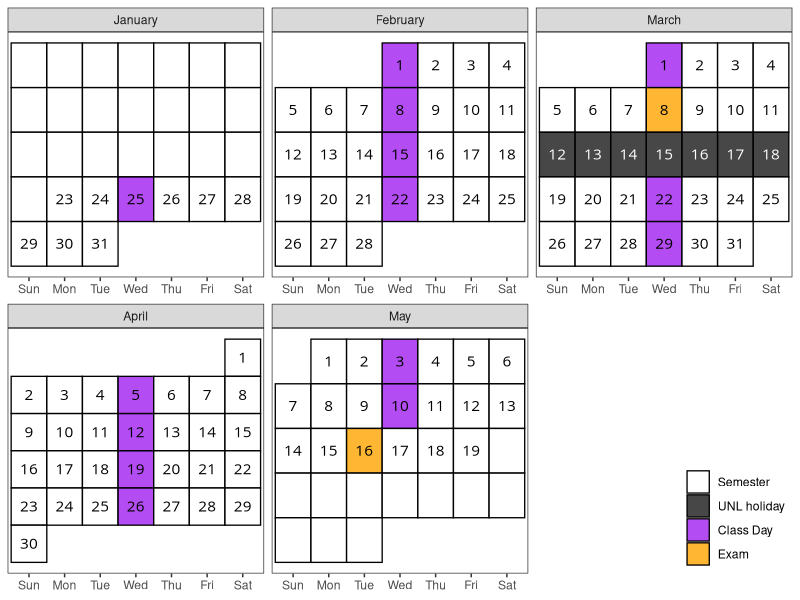

Reproduce this figure in R.
## ---- chunk 1
# knitr::opts_chunk$set(cache=FALSE, dev='pdf')
knitr::opts_chunk$set(cache=F,
                      fig.path = 'figs/',
                      cache.path='cache/',
                      warning=F,
                      message=F)

knitr::opts_chunk$set(
                  fig.process = function(x) {
                      x2 = sub('-\\d+([.][a-z]+)$', '\\1', x)
                      if (file.rename(x, x2)) x2 else x
                      }
                  )

library(tidyverse)
library(lubridate)

# Create a calendar for your syllabus ----
# Source: http://svmiller.com/blog/2020/08/a-ggplot-calendar-for-your-semester/

# 1) what is the first Monday of the semester?
# Any number of ways to identify dates in R, but we'll use {lubridate} and the ymd() function here.
# Format: YYYYMMDD. In this example, 4 January 2022.

# Weekday(s) of class
class_wdays <- c("Wed")

# Spring Break was 13 March 2022 to 20 March 2022.
not_here_dates <- c(
  # ymd("20220117"),
  # Spring Break
  seq(ymd(20230312),ymd(20230318), by=1))

# You can adjust this as you see fit. Basically: add assignment types (e.g. papers, quizzes).
# My intro class was fairly simple: just exams.
exam_dates <- c(ymd(20230308), ymd(20230516))

# What are the full dates of the semester? Here, I'll exclude exam week as I like to do.
# In this case: 6 January to 23 April
semester_dates <- seq(ymd(20230123), ymd(20230519), by=1)

exam_week <- seq(ymd(20230515), ymd(20230519), by = 1)

# Custom function for treating the first day of the month as the first week 
# of the month up until the first Sunday (unless Sunday was the start of the month)
wom <- function(date) {
    first <- wday(as.Date(paste(year(date),month(date),1,sep="-")))
    return((mday(date)+(first-2)) %/% 7+1)
  }

# Create a data frame of dates, assign to Cal
Cal <- tibble(date = seq(ymd(20230101), ymd(20230530), by=1))  %>%
  mutate(mon = lubridate::month(date, label=T, abbr=F), # get month label
         wkdy = weekdays(date, abbreviate=T), # get weekday label
         wkdy = fct_relevel(wkdy, "Sun", "Mon", "Tue", "Wed", "Thu","Fri","Sat"), # make sure Sunday comes first
         semester = date %in% semester_dates, # is date part of the semester?
         exams = date %in% exam_dates, # is it an exam?
         not_here = date %in% not_here_dates, # is it a day off?
         exam_wk = date %in% exam_week,
         day = lubridate::mday(date), # get day of month to add later as a label
         # Below: our custom wom() function
         week = wom(date))

# Create a category variable, for filling.
# I can probably make this a case_when(), but this will work.

Cal <- Cal %>%
  mutate(category = case_when(
    exams ~ "Exam",
    not_here ~ "UNL holiday",
    semester & wkdy %in% class_wdays & !not_here & !exam_wk ~ "Class Day",
    semester ~ "Semester",
    TRUE ~ "NA"
  ))
  # mutate(category = NA,
  #        category = ifelse(semester == 1, "Semester", category),
  #        category = ifelse(semester == 1 & wkdy %in% c("Wed"), "Class Day", category),
  #        category = ifelse(exams == 1, "Exams", category),
  #        category = ifelse(is.na(category) | (semester == 1 & not_here == 1), "NA", category)) -> Cal 

class_cal <- Cal %>% 
  ggplot(.,aes(wkdy, week)) +
  # custom theme stuff below
  # theme_steve_web() + 
  theme_bw() +
  theme(panel.grid.major.x = element_blank(),
        legend.position = c(1, 0), legend.justification = c(1,0), legend.direction = "vertical", legend.title = element_blank(),
        axis.title.y = element_blank(), axis.title.x = element_blank(), axis.ticks.y = element_blank(), axis.text.y = element_blank()) +
  # geom_tile and facet_wrap will do all the heavy lifting
  geom_tile(alpha=0.8, aes(fill=category), color="black", linewidth=.45) +
  facet_wrap(~mon, scales = "free", ncol=3) +
  # fill in tiles to make it look more "calendary" (sic)
  geom_text(aes(label=day, color = semester&(!not_here)),family="Open Sans") +
  # put your y-axis down, flip it, and reverse it
  scale_y_reverse(breaks=NULL) +
  # manually fill scale colors to something you like...
  scale_color_manual(values = c("FALSE" = "white", "TRUE" = "black"), guide = "none") + 
  scale_fill_manual(values=c("Class Day"="purple", 
                             "Semester"="white",
                             "UNL holiday" = "grey10",
                             "NA" = "white", # I like these whited out...
                             "Exam"="orange"),
                    #... but also suppress a label for a non-class semester day
                    breaks=c("Semester", "UNL holiday", "Class Day","Exam"))
# class_cal

exam_days <- filter(Cal, category == "Exam") %>% 
  mutate(topic = c("Midterm", "Final"),
         time = c("In Class", "1-3 pm"))

class_days <- filter(Cal, category == "Class Day") %>%
  mutate(topic = c(
    "Getting Started", 
    "Scripts & Notebooks", 
    "Intro to Programming", 
    "Data Types", 
    "Data Structures", 
    "Control Structures", 
    "Functions", 
    "Working with Data", 
    "Data Cleaning", 
    "Strings", 
    "Data Transformations", 
    "Joins", 
    "Graphics", 
    "Version Control")) %>%
  bind_rows(exam_days) %>%
  arrange(date)

## ---- chunk 2
class_cal
## ---- chunk 3
class_days %>% select(date, topic, time) %>%
  mutate(time = ifelse(is.na(time), "", time)) %>%
  mutate(date2 = format(date, "%b %e")) %>%
  set_names(c("date", "Topic", "Time", "Date")) %>%
  select(Date, Time, Topic) %>%
kableExtra::kable(caption = "Tentative schedule of class topics", format = "simple")
